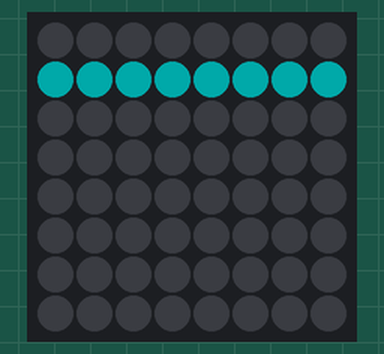
Simulated run of this program. Board: Raspberry Pi (BCM pin numbers) with a Sense HAT. Parts: the Sense HAT's 8×8 RGB LED matrix. Dim RGB values are drawn brighter than linear; random numbers come from a fixed seed.

Above: at 0.4 s.
At 1.2 s:
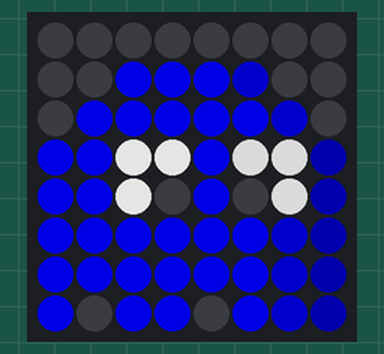
At 15.67 s:
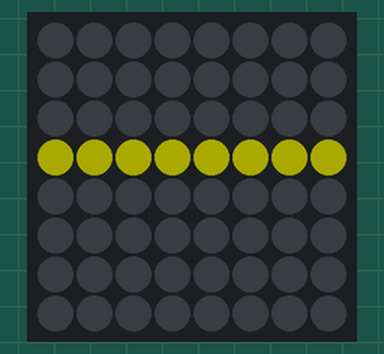
At 16.3 s:
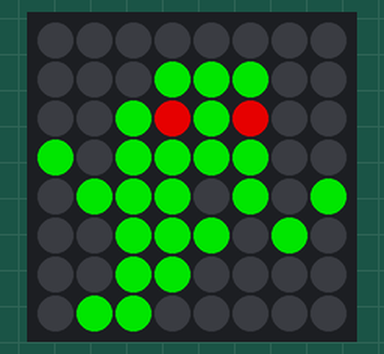
At 32.4 s:
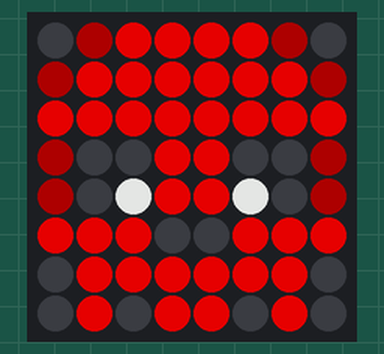

The program:

dsl_monitoring.py
```python
import os
import random
import signal
import sys
from time import sleep

import schedule
from colors import blue, cyan, indigo, orange, pink, purple, red, yellow
from icons import (demon, fantom_blue_md, fantom_blue_tl, fantom_red_tl,
                   fantom_red_tr, skull, skull_front,
                   skull_front_red, bender, ghost, green_ghost, pumpkin, creeper)
from sense_hat import SenseHat

sense = SenseHat()
sense.low_light = True
sense.set_rotation(270)

icons = [demon, fantom_blue_md, fantom_blue_tl, fantom_red_tl,
         fantom_red_tr, skull, skull_front,
         skull_front_red, bender, ghost, green_ghost, pumpkin, creeper]

def exit_handler(signal):
    sense.clear()
    sys.exit(0)


def ping():
    sense.clear()

    # Pick random color and line
    y = random.randrange(7)
    (R, G, B) = random.choice(
        [blue, cyan, indigo, orange, pink, purple, red, yellow])

    # Display ping start
    for i in range(8):
        sense.set_pixel(i, y, R, G, B)
        sleep(0.05)

    # Select a random DNS IP
    ping_ips = [
        "1.1.1.1",  # Cloudflare
        "8.8.8.8",  # Google DNS
        "8.8.4.4",  # Google DNS
    ]
    ping_ip = random.choice(ping_ips)

    # Ping DNS IP
    response = os.popen(f"ping {ping_ip} -c 1").read()

    # Display ping ended
    for i in range(8):
        sense.set_pixel(i, y, 0, 0, 0)
        sleep(0.05)

    if "1 packets transmitted, 1 received, 0% packet loss" in response:
        sense.clear()
    else:
        sense.clear()
        sense.set_pixels(random.choice(icons))


# Exit handling
signal.signal(signal.SIGTERM, exit_handler)

# Schedule jobs
schedule.every(15).seconds.do(ping)
ping()

while True:
    try:
        schedule.run_pending()
        sleep(1)
    except KeyboardInterrupt:
        exit_handler(signal.SIGTERM)
```

colors.py
```python
red = (40, 0, 0)
blue = (0, 20, 40)
purple = (20, 0, 40)
indigo = (40, 0, 40)
pink = (40, 0, 20)
cyan = (0, 40, 40)
yellow = (40, 40, 0)
orange = (40, 20, 0)
```

icons.py
```python
XX = (0, 0, 0)
W0 = (255, 255, 255)
W1 = (200, 200, 200)
W2 = (100, 100, 100)

P0 = (255, 20, 140)
P1 = (150, 5, 8)
P2 = (50, 0, 20)

R0 = (255, 0, 0)
R1 = (150, 0, 0)
R2 = (50, 0, 0)

G0 = (0, 255, 0)
G1 = (0, 150, 0)
G2 = (0, 50, 0)

B0 = (0, 0, 255)
B1 = (0, 0, 150)
B2 = (0, 0, 50)

Y0 = (255, 255, 0)

OR = (255,165,0)


def px_choice(pixel_a, pixel_b):
    '''
    Selects pixel b in priority
    '''
    if pixel_b == XX:
        return pixel_a
    else:
        return pixel_b


def compose_img(image_a, image_b):
    return [px_choice(pixel_a, pixel_b) for pixel_a, pixel_b in zip(image_a, image_b)]


crossed_W0 = [
    XX, XX, XX, XX, XX, XX, XX, XX,
    W0, XX, XX, XX, XX, XX, XX, XX,
    XX, W0, XX, XX, XX, XX, XX, XX,
    XX, XX, W0, XX, XX, XX, XX, XX,
    XX, XX, XX, W0, XX, XX, XX, XX,
    XX, XX, XX, XX, W0, XX, XX, XX,
    XX, XX, XX, XX, XX, W0, XX, XX,
    XX, XX, XX, XX, XX, XX, W0, XX,
]

crossed_W1 = [
    XX, XX, XX, XX, XX, XX, XX, XX,
    W1, XX, XX, XX, XX, XX, XX, XX,
    XX, W1, XX, XX, XX, XX, XX, XX,
    XX, XX, W1, XX, XX, XX, XX, XX,
    XX, XX, XX, W1, XX, XX, XX, XX,
    XX, XX, XX, XX, W1, XX, XX, XX,
    XX, XX, XX, XX, XX, W1, XX, XX,
    XX, XX, XX, XX, XX, XX, W1, XX,
]

crossed_W2 = [
    XX, XX, XX, XX, XX, XX, XX, XX,
    W2, XX, XX, XX, XX, XX, XX, XX,
    XX, W2, XX, XX, XX, XX, XX, XX,
    XX, XX, W2, XX, XX, XX, XX, XX,
    XX, XX, XX, W2, XX, XX, XX, XX,
    XX, XX, XX, XX, W2, XX, XX, XX,
    XX, XX, XX, XX, XX, W2, XX, XX,
    XX, XX, XX, XX, XX, XX, W2, XX,
]

pink_heart = [
    XX, XX, XX, XX, XX, XX, XX, XX,
    XX, XX, XX, XX, XX, XX, XX, XX,
    XX, P0, P0, XX, P0, P1, XX, XX,
    P0, P0, P0, P1, P1, P1, P1, XX,
    P0, P0, P1, P1, P1, P1, P2, XX,
    XX, P1, P1, P1, P1, P2, XX, XX,
    XX, XX, P1, P1, P2, XX, XX, XX,
    XX, XX, XX, P2, XX, XX, XX, XX,
]

pink_heart_crossed = compose_img(pink_heart, crossed_W1)

pink_heart_empty = [
    XX, XX, XX, XX, XX, XX, XX, XX,
    XX, XX, XX, XX, XX, XX, XX, XX,
    XX, P0, P0, XX, P0, P1, XX, XX,
    P0, XX, XX, P1, XX, XX, P1, XX,
    P0, XX, XX, XX, XX, XX, P2, XX,
    XX, P1, XX, XX, XX, P2, XX, XX,
    XX, XX, P1, XX, P2, XX, XX, XX,
    XX, XX, XX, P2, XX, XX, XX, XX,
]

pink_heart_empty_crossed = compose_img(pink_heart_empty, crossed_W1)

red_heart = [
    XX, XX, XX, XX, XX, XX, XX, XX,
    XX, XX, XX, XX, XX, XX, XX, XX,
    XX, R0, R0, XX, R0, R1, XX, XX,
    R0, R0, R0, R0, R1, R1, R1, XX,
    R0, R0, R0, R1, R1, R1, R2, XX,
    XX, R0, R1, R1, R1, R2, XX, XX,
    XX, XX, R1, R1, R2, XX, XX, XX,
    XX, XX, XX, R2, XX, XX, XX, XX,
]

red_heart_crossed = compose_img(red_heart, crossed_W2)

red_heart_empty = [
    XX, XX, XX, XX, XX, XX, XX, XX,
    XX, XX, XX, XX, XX, XX, XX, XX,
    XX, R0, R0, XX, R0, R1, XX, XX,
    R0, XX, XX, R0, XX, XX, R1, XX,
    R0, XX, XX, XX, XX, XX, R2, XX,
    XX, R0, XX, XX, XX, R2, XX, XX,
    XX, XX, R1, XX, R2, XX, XX, XX,
    XX, XX, XX, R2, XX, XX, XX, XX,
]

red_heart_empty_crossed = compose_img(red_heart_empty, crossed_W2)

fantom_red_tl = [
    XX, XX, XX, XX, XX, XX, XX, XX,
    XX, XX, R0, R0, R0, R1, XX, XX,
    XX, R0, R0, R0, R0, R0, R1, XX,
    R0, R0, XX, W0, R0, XX, W1, R2,
    R0, R0, W0, W0, R0, W1, W1, R2,
    R0, R0, R0, R0, R0, R0, R1, R2,
    R0, R0, R0, R0, R0, R0, R1, R2,
    R0, XX, R0, R0, XX, R0, R1, R2,
]

fantom_red_tr = [
    XX, XX, XX, XX, XX, XX, XX, XX,
    XX, XX, R0, R0, R0, R1, XX, XX,
    XX, R0, R0, R0, R0, R0, R1, XX,
    R0, R0, W0, XX, R0, W1, XX, R2,
    R0, R0, W0, W0, R0, W1, W1, R2,
    R0, R0, R0, R0, R0, R0, R1, R2,
    R0, R0, R0, R0, R0, R0, R1, R2,
    R0, XX, R0, R0, XX, R0, R1, R2,
]

fantom_blue_tl = [
    XX, XX, XX, XX, XX, XX, XX, XX,
    XX, XX, B0, B0, B0, B1, XX, XX,
    XX, B0, B0, B0, B0, B0, B1, XX,
    B0, B0, XX, W0, B0, XX, W1, B2,
    B0, B0, W0, W0, B0, W1, W1, B2,
    B0, B0, B0, B0, B0, B0, B1, B2,
    B0, B0, B0, B0, B0, B0, B1, B2,
    B0, XX, B0, B0, XX, B0, B1, B2,
]

fantom_blue_md = [
    XX, XX, XX, XX, XX, XX, XX, XX,
    XX, XX, B0, B0, B0, B1, XX, XX,
    XX, B0, B0, B0, B0, B0, B1, XX,
    B0, B0, W0, W0, B0, W1, W1, B2,
    B0, B0, W0, XX, B0, XX, W1, B2,
    B0, B0, B0, B0, B0, B0, B1, B2,
    B0, B0, B0, B0, B0, B0, B1, B2,
    B0, XX, B0, B0, XX, B0, B1, B2,
]

skull = [
    XX, W0, W0, W0, W0, W0, W0, XX,
    W0, W0, W0, W0, W0, W0, W0, W0,
    W0, XX, W0, W0, W0, XX, W0, W0,
    W0, R0, W0, W0, W0, R0, W0, W0,
    W0, W0, W0, XX, W0, W0, W0, W0,
    W0, W0, W0, W0, W0, W0, W0, XX,
    XX, W0, XX, W0, XX, W0, XX, XX,
    XX, W2, XX, W2, XX, W2, XX, XX,
]

skull_front = [
    XX, W2, W0, W0, W0, W0, W2, XX,
    W2, W0, W0, W0, W0, W0, W0, W2,
    W0, W0, W0, W0, W0, W0, W0, W0,
    W2, XX, XX, W0, W0, XX, XX, W2,
    W2, XX, R0, W0, W0, R0, XX, W2,
    W0, W0, W0, XX, XX, W0, W0, W0,
    XX, W0, W0, W0, W0, W0, W0, XX,
    XX, W0, XX, W0, W0, XX, W0, XX,
]

skull_front_red = [
    XX, R2, R0, R0, R0, R0, R2, XX,
    R2, R0, R0, R0, R0, R0, R0, R2,
    R0, R0, R0, R0, R0, R0, R0, R0,
    R2, XX, XX, R0, R0, XX, XX, R2,
    R2, XX, W0, R0, R0, W0, XX, R2,
    R0, R0, R0, XX, XX, R0, R0, R0,
    XX, R0, R0, R0, R0, R0, R0, XX,
    XX, R0, XX, R0, R0, XX, R0, XX,
]

demon = [
    XX, XX, XX, XX, XX, XX, XX, XX,
    R0, XX, XX, XX, XX, XX, XX, R0,
    R0, R0, XX, XX, XX, XX, R0, R0,
    XX, R0, XX, XX, XX, XX, R0, XX,
    XX, XX, XX, XX, XX, XX, XX, XX,
    R0, XX, XX, R2, R2, XX, XX, R0,
    XX, R0, R0, R0, R0, R0, R0, XX,
    XX, XX, R0, XX, XX, R0, XX, XX,
]

bender = [
    XX, XX, XX, W2, XX, XX, XX, XX,
    XX, XX, XX, W2, XX, XX, XX, XX,
    XX, XX, W2, W2, W2, XX, XX, XX,
    XX, W2, W2, W2, W2, W2, XX, XX,
    XX, W2, Y0, W2, Y0, W2, XX, XX,
    XX, W2, W2, W2, W2, W2, XX, XX,
    XX, XX, Y0, Y0, Y0, XX, XX, XX,
    XX, XX, Y0, Y0, Y0, XX, XX, XX,
]

ghost = [
    XX, XX, XX, XX, XX, XX, XX, XX,
    XX, XX, XX, W1, W1, XX, XX, XX,
    XX, XX, W1, W1, W1, W1, XX, XX,
    XX, XX, R0, W1, R0, W1, XX, XX,
    W1, XX, W1, W1, W1, W1, XX, W1,
    XX, W1, W1, XX, XX, W1, W1, XX,
    XX, XX, W1, W1, W1, W1, XX, XX,
    XX, XX, W1, W1, W1, W1, XX, XX,
]

green_ghost = [
    XX, XX, XX, XX, XX, XX, XX, XX,
    XX, XX, XX, G0, G0, G0, XX, XX,
    XX, XX, G0, R0, G0, R0, XX, XX,
    G0, XX, G0, G0, G0, G0, XX, XX,
    XX, G0, G0, G0, XX, G0, XX, G0,
    XX, XX, G0, G0, G0, XX, G0, XX,
    XX, XX, G0, G0, XX, XX, XX, XX,
    XX, G0, G0, XX, XX, XX, XX, XX,
]

pumpkin = [
    XX, XX, XX, XX, G0, XX, XX, XX,
    XX, XX, XX, G0, XX, XX, XX, XX,
    XX, XX, OR, OR, OR, OR, XX, XX,
    XX, OR, W2, OR, OR, W2, OR, XX,
    OR, OR, OR, OR, OR, OR, OR, OR,
    OR, OR, XX, OR, XX, OR, XX, OR,
    XX, OR, OR, XX, OR, XX, OR, XX,
    XX, XX, XX, XX, XX, XX, XX, XX,
]

creeper = [
    XX, G2, G1, G2, G2, G2, G2, XX,
    G1, G1, G2, G2, G1, G2, G1, G2,
    G2, XX, XX, G2, G1, XX, XX, G1,
    G1, OR, XX, G1, G2, OR, XX, G1,
    G2, G1, G2, XX, XX, G2, G1, G2,
    G1, G2, XX, XX, XX, XX, G1, G2,
    G1, G2, XX, XX, XX, XX, G2, G1,
    XX, G1, XX, G1, G2, XX, G1, XX,
]
```

Measured:
- what the display in image 1 shows lasts 14.0 s, from 1.1 s to 15.1 s
- what the display in image 3 shows lasts 15.0 s, from 16.3 s to 31.3 s
